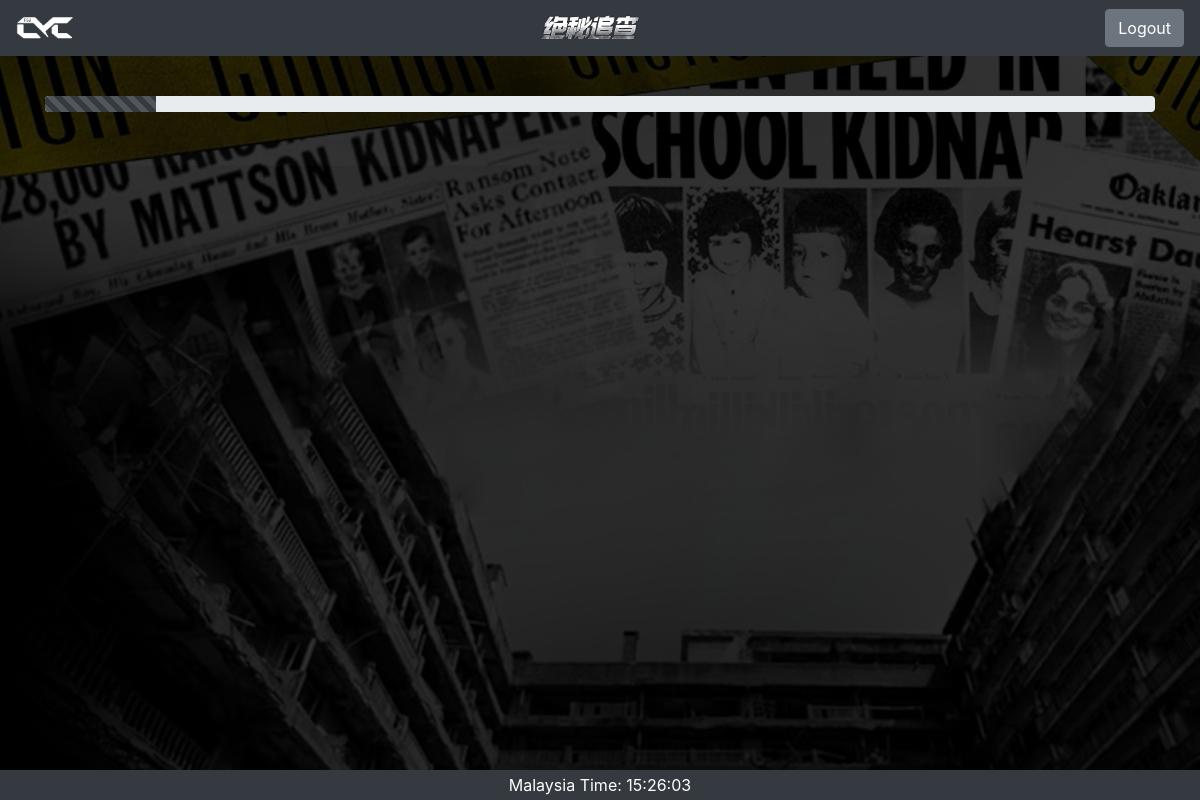
Before: /home/ with the older database file.
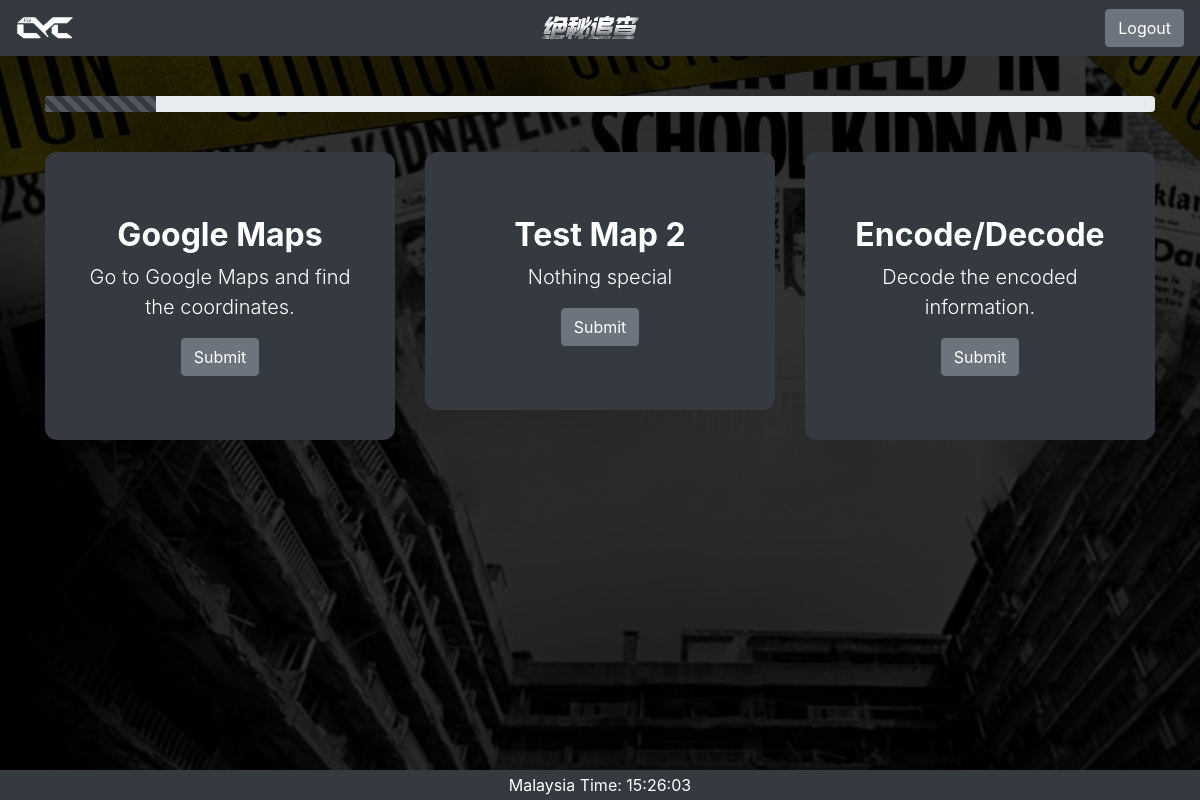
After: the same page with the newer database file.
### infoboard/models.py (models this page shows, shortened)
class MissionDetail(models.Model):
    mission_title = models.CharField(max_length=200, default="Insert Mission Title Here.")
    mission_description = models.CharField(max_length=200, default="Insert Mission Details Here.")
    start_time = models.DateTimeField('Start Time')
    end_time = models.DateTimeField('End Time')
    def nearest_mission(self):
        now = timezone.now()
        return now - datetime.timedelta(days=1) <= self.start_time <= now
    nearest_mission.admin_order_field = 'start_time'
    nearest_mission.boolean = True
    nearest_mission.short_description = 'Today\'s Mission'

### home/views.py (the view)
# urls.py: path('home/', views.home, name='home'),
def home(request):
    now = datetime.datetime(2020, 5, 29).date()
    missions = MissionDetail.objects.all().order_by('start_time')
    return render(request, 'home/home.html', {'now': now, 'missions': missions})

### home/templates/home/home.html (shortened to what this page needs)
<!DOCTYPE html>
<html>
  <head>
    {% load static %}
    <link rel="stylesheet" href="{% static 'css/bootstrap.min.css' %}" />
  </head>
  <body onload=startTime()>
    <nav
      class="navbar navbar-expand-lg navbar-dark bg-dark justify-content-between"
    >
      <a class="navbar-brand" href="http://fgacyc.com/church/" target="_blank">
        <img
          src="{% static 'images/CYCLogo.png' %}"
          width="58"
          height="25"
          style="margin-top: -5px;"
          alt=""
        />
      </a>
      <a
        class="navbar-brand"
        href="https://www.instagram.com/fgacycyw/"
        target="_blank"
      >
        <img
          src="{% static 'images/TitleLogo.png' %}"
          width="100"
          height="25"
          style="margin-top: -5px;"
          alt=""
        />
      </a>
      <button
        type="button"
        class="btn btn-secondary"
        onclick="location.href='{% url 'login:logout' %}'"
      >
        Logout
      </button>
    </nav>
    <div class="container">
      <div class="progress">
        <div
          class="progress-bar progress-bar-striped progress-bar-animated"
          style="width: 10%;"
        ></div>
      </div>
        <div class="row">
        {% for mission in missions|slice:":3" %}
          <div class="col-sm">
            {% if now > mission.start_time.date %}
              <div class="jumbotron active-mission" style="text-align: center;">
            {% else %}
              <div class="jumbotron locked-mission" style="text-align: center;">
            {% endif %}
                <h2 class=""><strong>{{ mission.mission_title }}</strong></h2>
                <p class="lead">{{ mission.mission_description }}</p>
                <a class="btn btn-secondary" href="#" role="button">Submit</a>
              </div>
          </div>
        {% endfor %}
        </div>
    </div>
    <footer class="container-fluid text-center fixed-bottom">
      <p>Malaysia Time: <span id="datetime"></span></p>
    </footer>
  </body>
</html>

Changed rows visible on the page:
added MissionDetail: mission_title "Google Maps", mission_description "Go to Google Maps and find the coordinates."
added MissionDetail: mission_title "Test Map 2", mission_description "Nothing special"
added MissionDetail: mission_title "Encode/Decode", mission_description "Decode the encoded information."
